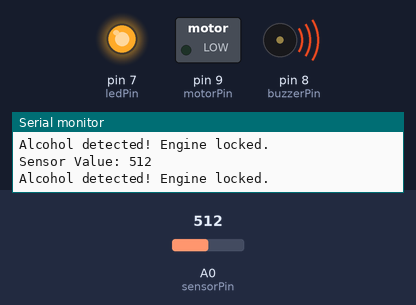
A sketch run on a simulated Arduino Uno, built with avr-gcc and run on an emulated ATmega328P. Parts: switched loads named in the sketch (green lamp = pin HIGH), output pins drawn as LEDs (lit = HIGH), buzzer (waves = sounding, pin HIGH), the last lines printed to the serial monitor. The inputs (shaded band) are chosen by the test bench; at power-on: A0 (sensorPin) = 512.

Above: at 1.8 s.
1.9 s: A0 (sensorPin) set to 410
3.4 s: A0 (sensorPin) set to 383
At 4.5 s:
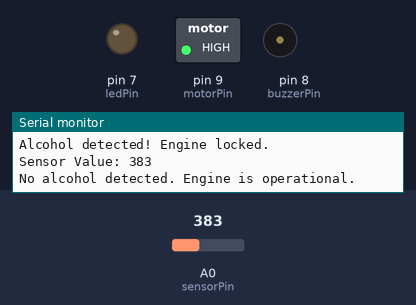
5.5 s: A0 (sensorPin) set to 511
At 7.2 s:
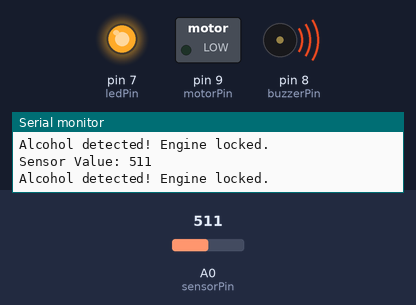
7.5 s: A0 (sensorPin) set to 390
At 8.9 s:
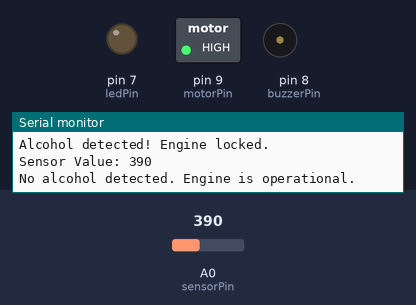
Timing chart, 0 to 10.5 s (numbered marks = the images above; inputs shaded):
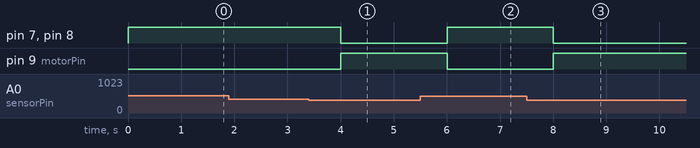

The sketch:

alcohol_detection.ino
```cpp
// Alcohol Detection System with Engine Locking

const int sensorPin = A0;      // MQ-3 sensor analog pin
const int motorPin = 9;        // DC motor control pin
const int buzzerPin = 8;       // Buzzer pin
const int ledPin = 7;          // LED pin
const int threshold = 400;     // Alcohol detection threshold

void setup() {
  pinMode(motorPin, OUTPUT);
  pinMode(buzzerPin, OUTPUT);
  pinMode(ledPin, OUTPUT);
  Serial.begin(9600);
}

void loop() {
  int sensorValue = analogRead(sensorPin);
  Serial.print("Sensor Value: ");
  Serial.println(sensorValue);

  if (sensorValue > threshold) {
    digitalWrite(motorPin, LOW);    // Lock engine (turn off motor)
    digitalWrite(buzzerPin, HIGH);  // Activate buzzer
    digitalWrite(ledPin, HIGH);     // Turn on LED
    Serial.println("Alcohol detected! Engine locked.");
  } else {
    digitalWrite(motorPin, HIGH);   // Unlock engine (turn on motor)
    digitalWrite(buzzerPin, LOW);   // Deactivate buzzer
    digitalWrite(ledPin, LOW);      // Turn off LED
    Serial.println("No alcohol detected. Engine is operational.");
  }

  delay(1000); // Delay for stability
}
```

Measured:
- the behaviour switches between 401 and 400 on A0 (sensorPin) (found by bisection; images 0 and 1)
- after the input at 3.4 s, pin 7 (ledPin), pin 8 (buzzerPin): HIGH → LOW after 0.60 s; pin 9 (motorPin): LOW → HIGH after 0.60 s
- after the input at 5.5 s, pin 7 (ledPin), pin 8 (buzzerPin): LOW → HIGH after 0.50 s; pin 9 (motorPin): HIGH → LOW after 0.50 s
- after the input at 7.5 s, pin 7 (ledPin), pin 8 (buzzerPin): HIGH → LOW after 0.51 s; pin 9 (motorPin): LOW → HIGH after 0.51 s
